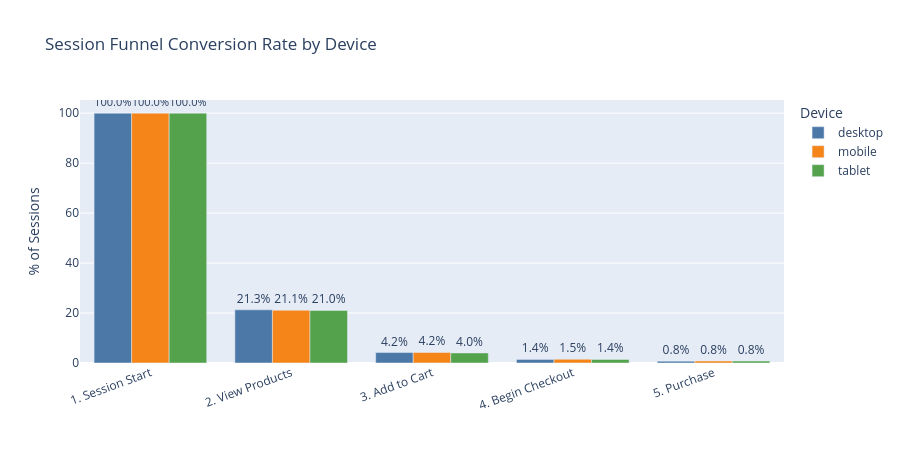

Notebook cell for this chart:
### Code cell
# ── Section 5.2: Device funnel chart ─────────────────────────────────────────
# Map the step columns (queries.STEP_COLUMNS) to display labels for melt/pivot operations.
step_map = {
    "sessions":       "1. Session Start",
    "view_item":      "2. View Products",
    "add_to_cart":    "3. Add to Cart",
    "begin_checkout": "4. Begin Checkout",
    "purchase":       "5. Purchase",
}
# Long format: one row per (device, funnel step) for grouped bar chart.
# (melted into "n" first: pandas won't name the value column after an existing column)
device_long = device_raw.melt(
    id_vars="device_category",
    value_vars=list(step_map.keys()),
    var_name="step_col", value_name="n",
).rename(columns={"n": "sessions"})
device_long["step"] = device_long["step_col"].map(step_map)
# Denominator for % conversion: sessions at step 1 per device.
base = (
    device_long[device_long["step_col"] == "sessions"]
    [["device_category","sessions"]].rename(columns={"sessions":"base"})
)
device_long = device_long.merge(base, on="device_category")
device_long["pct"] = (device_long["sessions"] / device_long["base"] * 100).round(2)

# Grouped bar: % of each device's sessions still in funnel at each step.
fig_dev = px.bar(
    device_long, x="step", y="pct", color="device_category",
    barmode="group",
    title="Session Funnel Conversion Rate by Device",
    labels={"pct": "% of Sessions", "step": "", "device_category": "Device"},
    color_discrete_map={"desktop": "#4C78A8", "mobile": "#F58518", "tablet": "#54A24B"},
    text="pct",
)
fig_dev.update_traces(texttemplate="%{text:.1f}%", textposition="outside")
fig_dev.update_layout(height=450, xaxis_tickangle=-20, uniformtext_minsize=8)
fig_dev.show()

# Absolute purchase counts and session-to-purchase % by device (LLM context uses this).
purchase_rates = device_long[device_long["step_col"] == "purchase"][["device_category","sessions","base","pct"]]
print("\nSession-to-purchase rate by device:")
display(purchase_rates.reset_index(drop=True))

### Figure 1 — Plotly figure (JSON) as saved in the notebook; plotly's stock layout.template omitted (floating-point values rounded to 4 significant figures)
{"data": [{"alignmentgroup": "True", "hovertemplate": "Device=desktop<br>=%{x}<br>% of Sessions=%{text}<extra></extra>", "legendgroup": "desktop", "marker": {"color": "#4C78A8", "pattern": {"shape": ""}}, "name": "desktop", "offsetgroup": "desktop", "orientation": "v", "showlegend": true, "text": [100.0, 21.28, 4.18, 1.45, 0.75], "textposition": "outside", "texttemplate": "%{text:.1f}%", "type": "bar", "x": ["1. Session Start", "2. View Products", "3. Add to Cart", "4. Begin Checkout", "5. Purchase"], "xaxis": "x", "y": [100.0, 21.28, 4.18, 1.45, 0.75], "yaxis": "y"}, {"alignmentgroup": "True", "hovertemplate": "Device=mobile<br>=%{x}<br>% of Sessions=%{text}<extra></extra>", "legendgroup": "mobile", "marker": {"color": "#F58518", "pattern": {"shape": ""}}, "name": "mobile", "offsetgroup": "mobile", "orientation": "v", "showlegend": true, "text": [100.0, 21.12, 4.22, 1.49, 0.8], "textposition": "outside", "texttemplate": "%{text:.1f}%", "type": "bar", "x": ["1. Session Start", "2. View Products", "3. Add to Cart", "4. Begin Checkout", "5. Purchase"], "xaxis": "x", "y": [100.0, 21.12, 4.22, 1.49, 0.8], "yaxis": "y"}, {"alignmentgroup": "True", "hovertemplate": "Device=tablet<br>=%{x}<br>% of Sessions=%{text}<extra></extra>", "legendgroup": "tablet", "marker": {"color": "#54A24B", "pattern": {"shape": ""}}, "name": "tablet", "offsetgroup": "tablet", "orientation": "v", "showlegend": true, "text": [100.0, 21.04, 4.01, 1.42, 0.77], "textposition": "outside", "texttemplate": "%{text:.1f}%", "type": "bar", "x": ["1. Session Start", "2. View Products", "3. Add to Cart", "4. Begin Checkout", "5. Purchase"], "xaxis": "x", "y": [100.0, 21.04, 4.01, 1.42, 0.77], "yaxis": "y"}], "layout": {"barmode": "group", "height": 450, "legend": {"title": {"text": "Device"}, "tracegroupgap": 0}, "title": {"text": "Session Funnel Conversion Rate by Device"}, "uniformtext": {"minsize": 8}, "xaxis": {"anchor": "y", "domain": [0.0, 1.0], "tickangle": -20, "title": {"text": ""}}, "yaxis": {"anchor": "x", "domain": [0.0, 1.0], "title": {"text": "% of Sessions"}}}}
